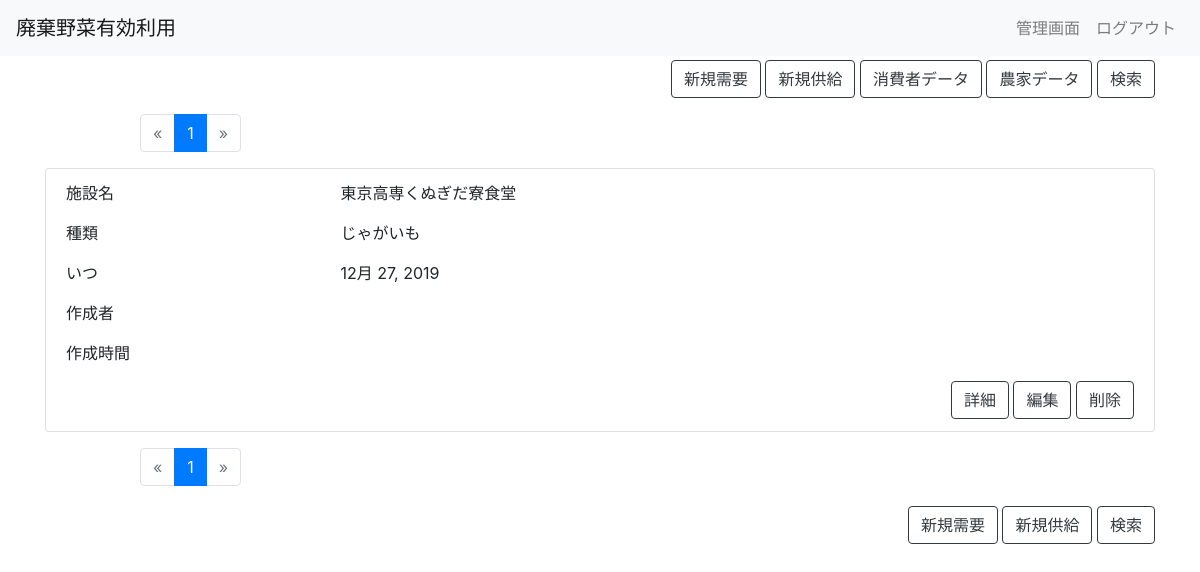
The page / (signed in) on the database as committed earlier.
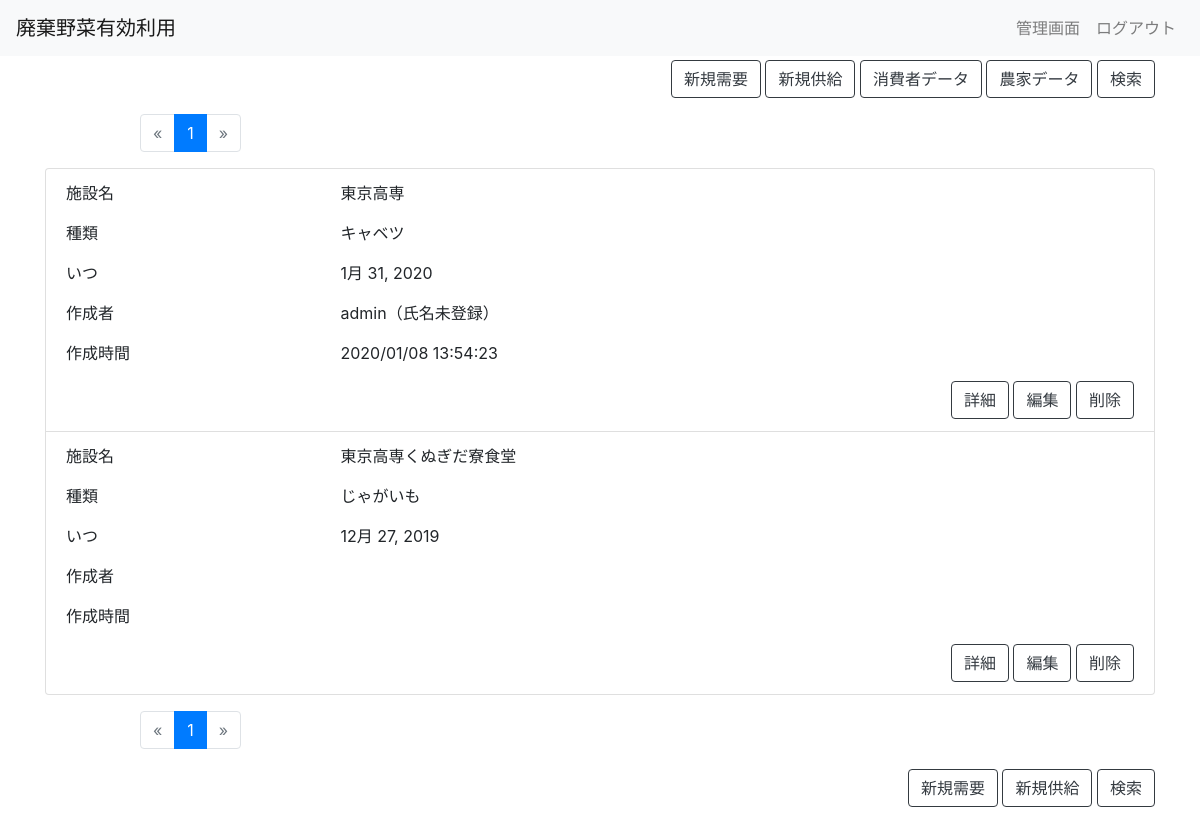
The same page on the database as committed later.
### app/models.py (models this page shows, shortened)
class Item(models.Model):
    F_name = models.CharField(
        verbose_name='施設名',
        max_length=20,
        blank=True,
        null=True,
    )
    I_name = models.CharField(
        verbose_name='入力者氏名',
        max_length=20,
        blank=True,
        null=True,
    )
    memo = models.TextField(
        verbose_name='備考',
        blank=True,
        null=True,
    )
    quontity = models.IntegerField(
        verbose_name='何kgほしいか',
        blank=True,
        null=True,
    )
    deadline = models.DateField(
        verbose_name='いつほしいか',
        blank=True,
        null=True,
    )
    vege_choice = (
        (1, '人参'),
        (2, '大根'),
        (3, 'じゃがいも'),
        (4, 'キャベツ'),
        (5, 'ホウレンソウ'),
        (6, 'ピーマン'),
        (7, 'なんでもいい'),
    )
    vegetable = models.IntegerField(
        verbose_name='ほしい野菜',
        choices=vege_choice,
        blank=True,
        null=True,
    )
    created_by = models.ForeignKey(
        User,
        verbose_name='作成者',
        blank=True,
        null=True,
        related_name='C_CreatedBy',
        on_delete=models.SET_NULL,
        editable=False,
    )
    created_at = models.DateTimeField(
        verbose_name='作成時間',
        blank=True,
        null=True,
        editable=False,
    )
    updated_by = models.ForeignKey(
        User,
        verbose_name='更新者',
        blank=True,
        null=True,
        related_name='C_UpdatedBy',
        on_delete=models.SET_NULL,
        editable=False,
    )
    updated_at = models.DateTimeField(
        verbose_name='更新時間',
        blank=True,
        null=True,
        editable=False,
    )
    class Meta:
        verbose_name = 'サンプル'
        verbose_name_plural = 'サンプル'

### users/models.py (models this page shows)
class User(AbstractUser):
    full_name = models.CharField(
        verbose_name='氏名',
        max_length=100,
        blank=True
    )
    is_staff = models.BooleanField(
        _('staff status'),
        default=True,
    )
    def get_full_name(self):
        if self.full_name:
            return self.full_name
        else:
            return self.username + '（氏名未登録）'
    def __str__(self):
        return self.get_full_name()

### app/views.py (the view)
# urls.py: path('', ItemFilterView.as_view(), name='index'),
class ItemFilterView(LoginRequiredMixin, FilterView):
    model = Item
    filterset_class = ItemFilterSet
    strict = False
    paginate_by = 10
    def get(self, request, **kwargs):
        if request.GET:
            request.session['query'] = request.GET
        else:
            request.GET = request.GET.copy()
            if 'query' in request.session.keys():
                for key in request.session['query'].keys():
                    request.GET[key] = request.session['query'][key]
        return super().get(request, **kwargs)
    def get_queryset(self):
        return Item.objects.all().order_by('-created_at')
    def get_context_data(self, *, object_list=None, **kwargs):
        return super().get_context_data(object_list=object_list, **kwargs)

### app/templates/app/item_filter.html (shortened to what the changed rows need)
{% extends "./_base.html" %}
{% block content %}
    {% load crispy_forms_tags %}
    <div class="container">
        <div class="row mt-3">
            <div class="col-10 mx-auto">
                {% include "./_pagination.html" %}
            </div>
        </div>
        <div class="row">
            <div class="col-12">
                <ul class="list-group">
                    {% for item in item_list %}
                        <li class="list-group-item">
                            <div class="row">
                                <div class="col-5 col-sm-3">
                                    <p>施設名</p>
                                </div>
                                <div class="col-7 col-sm-9">
                                    <p>{{ item.F_name|default_if_none:"未入力" }}</p>
                                </div>
                            </div>
                            <div class="row">
                                <div class="col-5 col-sm-3">
                                    <p>種類</p>
                                </div>
                                <div class="col-7 col-sm-9">
                                    <p>{{ item.get_vegetable_display|default_if_none:"未入力" }}</p>
                                </div>
                            </div>
                            <div class="row">
                                <div class="col-5 col-sm-3">
                                    <p>いつ</p>
                                </div>
                                <div class="col-7 col-sm-9">
                                    <p>{{ item.deadline|default_if_none:"未入力" }}</p>
                                </div>
                            </div>
                            <div class="row">
                                <div class="col-5 col-sm-3">
                                    <p>作成者</p>
                                </div>
                                <div class="col-7 col-sm-9">
                                    <p>{{ item.created_by.get_full_name }}</p>
                                </div>
                            </div>
                            <div class="row">
                                <div class="col-5 col-sm-3">
                                    <p>作成時間</p>
                                </div>
                                <div class="col-7 col-sm-9">
                                    <p>{{ item.created_at|date:"Y/m/d G:i:s" }}</p>
                                </div>
                            </div>
                            <div class="row">
                                <div class="col-12">
                                    <div class="float-right">
                                        <a class="btn btn-outline-dark " href="{% url 'detail' item.pk %}">詳細</a>
                                        <a class="btn btn-outline-dark " href="{% url 'update' item.pk %}">編集</a>
                                        <a class="btn btn-outline-dark " href="{% url 'delete' item.pk %}">削除</a>
                                    </div>
                                </div>
                            </div>
                        </li>
                    {% empty %}
                        <li class="list-group-item">
                            対象のデータがありません
                        </li>
                    {% endfor %}
                </ul>
            </div>
        </div>
        <div class="row mt-3">
            <div class="col-10 mx-auto">
                {% include "./_pagination.html" %}
            </div>
        </div>
    </div>
{% endblock %}

Rows that differ between the two databases and show on the page:
added Item: F_name "東京高専", vegetable "キャベツ", deadline "1月 31, 2020", created_by.get_full_name "admin（氏名未登録）", created_at "2020/01/08 13:54:23"
